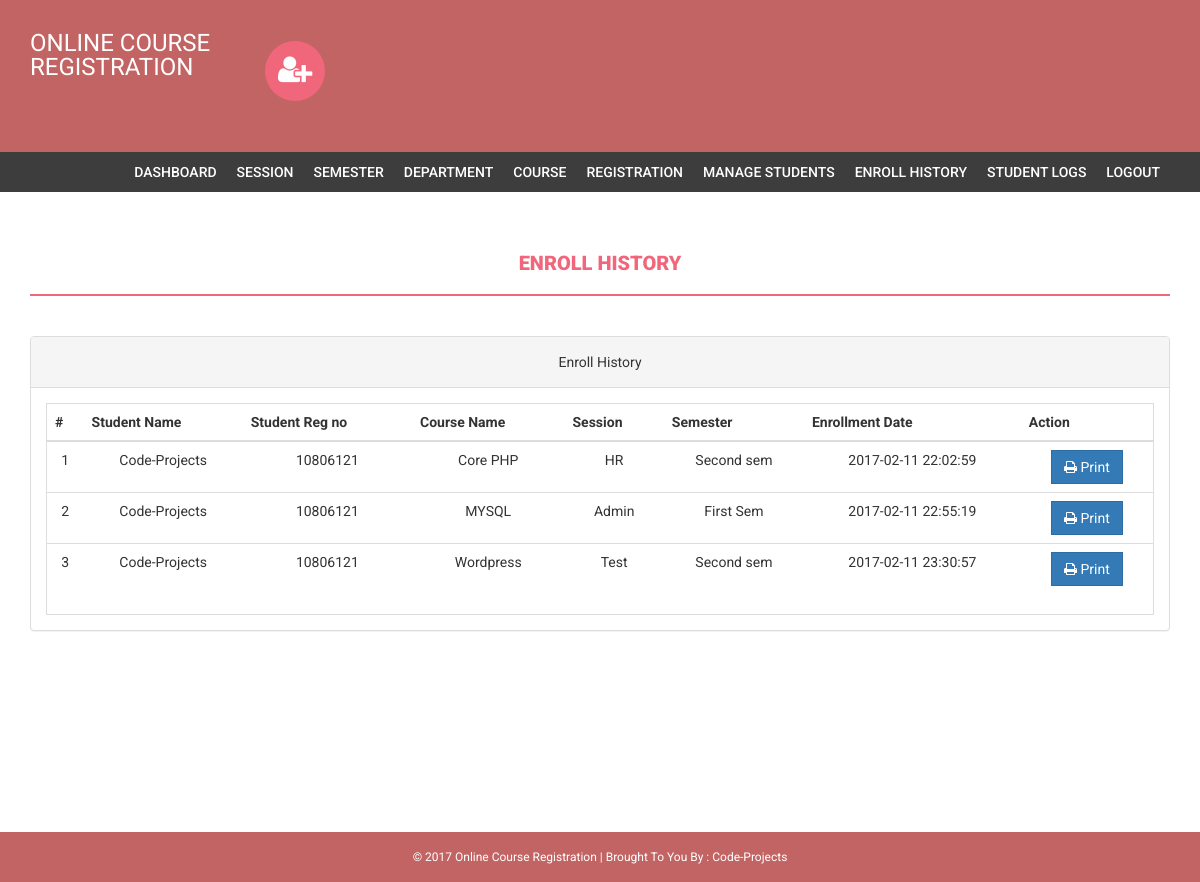
Page /admin/enroll-history.php (signed in) on the committed database.
### tables this page shows
CREATE TABLE IF NOT EXISTS `courseenrolls` (
  `id` int(11) NOT NULL,
  `studentRegno` varchar(255) NOT NULL,
  `pincode` varchar(255) NOT NULL,
  `session` int(11) NOT NULL,
  `department` int(11) NOT NULL,
  `level` int(11) NOT NULL,
  `semester` int(11) NOT NULL,
  `course` int(11) NOT NULL,
  `enrollDate` timestamp NOT NULL DEFAULT CURRENT_TIMESTAMP
);

CREATE TABLE IF NOT EXISTS `students` (
  `StudentRegno` varchar(255) NOT NULL,
  `studentPhoto` varchar(255) DEFAULT NULL,
  `password` varchar(255) NOT NULL,
  `studentName` varchar(255) NOT NULL,
  `pincode` varchar(255) NOT NULL,
  `session` varchar(255) NOT NULL,
  `department` varchar(255) NOT NULL,
  `semester` varchar(255) NOT NULL,
  `cgpa` decimal(10,2) NOT NULL,
  `creationdate` timestamp NOT NULL DEFAULT CURRENT_TIMESTAMP,
  `updationDate` varchar(255) NOT NULL
);

CREATE TABLE IF NOT EXISTS `course` (
  `id` int(11) NOT NULL,
  `courseCode` varchar(255) NOT NULL,
  `courseName` varchar(255) NOT NULL,
  `courseUnit` varchar(255) NOT NULL,
  `noofSeats` int(11) NOT NULL,
  `creationDate` timestamp NOT NULL DEFAULT CURRENT_TIMESTAMP,
  `updationDate` varchar(255) NOT NULL
);

CREATE TABLE IF NOT EXISTS `department` (
  `id` int(11) NOT NULL,
  `department` varchar(255) NOT NULL,
  `creationDate` timestamp NOT NULL DEFAULT CURRENT_TIMESTAMP
);

CREATE TABLE IF NOT EXISTS `semester` (
  `id` int(11) NOT NULL,
  `semester` varchar(255) NOT NULL,
  `creationDate` timestamp NOT NULL DEFAULT CURRENT_TIMESTAMP,
  `updationDate` varchar(255) NOT NULL
);

### admin/enroll-history.php (the view, shortened to what this page needs)
<?php
if(strlen($_SESSION['alogin'])==0)
    {
header('location:index.php');
}
else{
?>
<!DOCTYPE html>
<html xmlns="http://www.w3.org/1999/xhtml">
<head>
    <link href="assets/css/bootstrap.css" rel="stylesheet" />
    <link href="assets/css/font-awesome.css" rel="stylesheet" />
    <link href="assets/css/style.css" rel="stylesheet" />
</head>
<body>
<?php include('includes/header.php');?>
<?php if($_SESSION['alogin']!="")
{
 include('includes/menubar.php');
}
 ?>
    <div class="content-wrapper">
        <div class="container">
              <div class="row">
                    <div class="col-md-12">
                        <h1 class="page-head-line">Enroll History  </h1>
                    </div>
                </div>
                <div class="row" >
                <div class="col-md-12">
                    <div class="panel panel-default">
                        <div class="panel-heading">
                           Enroll History
                        </div>
                        <div class="panel-body">
                            <div class="table-responsive table-bordered">
                                <table class="table">
                                    <thead>
                                        <tr>
                                            <th>#</th>
                                                 <th>Student Name </th>
                                                    <th>Student Reg no </th>
                                            <th>Course Name </th>
                                            <th>Session </th>
                                                <th>Semester</th>
                                             <th>Enrollment Date</th>
                                             <th>Action</th>
                                        </tr>
                                    </thead>
                                    <tbody>
<?php
$sql=mysql_query("select courseenrolls.course as cid,
    course.courseName as courname,
    session.session as session,
    department.department as dept,
    courseenrolls.enrollDate as edate ,
    semester.semester as sem,
    students.studentName as sname,
    students.StudentRegno as sregno
    from courseenrolls
    join course on course.id=courseenrolls.course
    join session on session.id=courseenrolls.session
    join department on department.id=courseenrolls.department
    join semester on semester.id=courseenrolls.semester
    join students on students.StudentRegno=courseenrolls.studentRegno ");
$cnt=1;
while($row=mysql_fetch_array($sql))
{
?>
                                        <tr>
                                            <td><?php echo $cnt;?></td>
                                            <td><?php echo htmlentities($row['sname']);?></td>
                                            <td><?php echo htmlentities($row['sregno']);?></td>
                                            <td><?php echo htmlentities($row['courname']);?></td>
                                            <td><?php echo htmlentities($row['dept']);?></td>
                                            <td><?php echo htmlentities($row['sem']);?></td>
                                             <td><?php echo htmlentities($row['edate']);?></td>
                                            <td>
                                            <a href="print.php?id=<?php echo $row['cid']?>" target="_blank">
<button class="btn btn-primary"><i class="fa fa-print "></i> Print</button> </a>
                                            </td>
                                        </tr>
<?php
$cnt++;
} ?>
                                    </tbody>
                                </table>
                            </div>
                        </div>
                    </div>
                </div>
            </div>
        </div>
    </div>
  <?php include('includes/footer.php');?>
</body>
</html>
<?php } ?>

### admin/assets/css/style.css (style rules this page uses)
body { font-family: 'Roboto', sans-serif; line-height: 30px; }
.content-wrapper { margin-top: 40px; min-height: 600px; padding-bottom: 60px; }
.page-head-line { font-weight: 900; padding-bottom: 20px; border-bottom: 2px solid #F0677C; text-transform: uppercase; color: #F0677C; font-size: 20px; margin-bottom: 40px; }
.btn { border-radius: 0px; -webkit-border-radius: 0px; -moz-border-radius: 0px; }

### admin/includes/footer.php (style rules this page uses)
.col-md-12 { text-align: center; }

### rows in the picture
courseenrolls: students.studentName "Code-Projects", students.StudentRegno "10806121", course.courseName "Core PHP", department.department "HR", semester.semester "Second sem", enrollDate "2017-02-11 22:02:59"
courseenrolls: students.studentName "Code-Projects", students.StudentRegno "10806121", course.courseName "MYSQL", department.department "Admin", semester.semester "First Sem", enrollDate "2017-02-11 22:55:19"
courseenrolls: students.studentName "Code-Projects", students.StudentRegno "10806121", course.courseName "Wordpress", department.department "Test", semester.semester "Second sem", enrollDate "2017-02-11 23:30:57"
